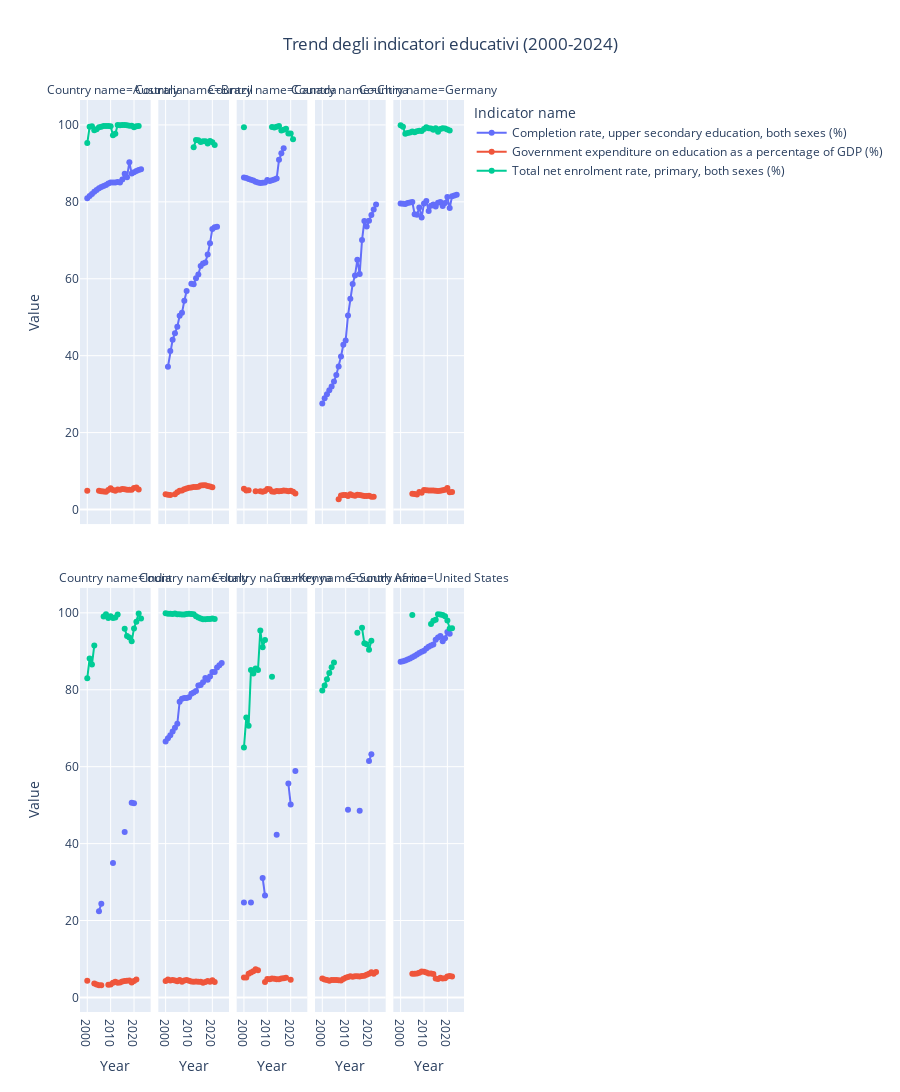

Notebook code cell kept with this figure:
### Code cell
# Creo una Facet Grid per visualizzare i trend degli indicatori nel tempo per ogni Paese

fig = px.line(
    df_ed,
    x="Year",
    y="Value",
    color="Indicator name",
    facet_col="Country name",
    facet_col_wrap=5,
    markers=True,
    title="Trend degli indicatori educativi (2000-2024)",
)

fig.update_layout(
    title_x=0.5,
    height=1200)
fig.show()

### Figure 1 — Plotly figure (JSON) as saved in the notebook; plotly's stock layout.template omitted (floating-point values rounded to 4 significant figures)
{"data": [{"hovertemplate": "Indicator name=Completion rate, upper secondary education, both sexes (%)<br>Country name=Australia<br>Year=%{x}<br>Value=%{y}<extra></extra>", "legendgroup": "Completion rate, upper secondary education, both sexes (%)", "line": {"color": "#636efa", "dash": "solid"}, "marker": {"symbol": "circle"}, "mode": "lines+markers", "name": "Completion rate, upper secondary education, both sexes (%)", "orientation": "v", "showlegend": true, "type": "scatter", "x": [2000, 2001, 2002, 2003, 2004, 2005, 2006, 2007, 2008, 2009, 2010, 2011, 2012, 2013, 2014, 2015, 2016, 2017, 2018, 2019, 2020, 2021, 2022, 2023, 2024], "xaxis": "x6", "y": [80.96, 81.49, 82.02, 82.6, 83.1, 83.52, 83.84, 84.09, 84.39, 84.8, 85.02, 85.03, 85.02, 85.19, 85.03, 85.79, 87.3, 86.41, 90.31, 87.34, 87.7, 88.01, 88.25, 88.49, null], "yaxis": "y6"}, {"hovertemplate": "Indicator name=Completion rate, upper secondary education, both sexes (%)<br>Country name=Brazil<br>Year=%{x}<br>Value=%{y}<extra></extra>", "legendgroup": "Completion rate, upper secondary education, both sexes (%)", "line": {"color": "#636efa", "dash": "solid"}, "marker": {"symbol": "circle"}, "mode": "lines+markers", "name": "Completion rate, upper secondary education, both sexes (%)", "orientation": "v", "showlegend": false, "type": "scatter", "x": [2000, 2001, 2002, 2003, 2004, 2005, 2006, 2007, 2008, 2009, 2010, 2011, 2012, 2013, 2014, 2015, 2016, 2017, 2018, 2019, 2020, 2021, 2022, 2023, 2024], "xaxis": "x7", "y": [null, 37.11, 41.19, 44.13, 45.85, 47.52, 50.4, 51.13, 54.28, 56.81, null, 58.72, 58.6, 60.11, 61.12, 63.31, 63.95, 64.25, 66.28, 69.26, 72.96, 73.37, 73.53, null, null], "yaxis": "y7"}, {"hovertemplate": "Indicator name=Completion rate, upper secondary education, both sexes (%)<br>Country name=Canada<br>Year=%{x}<br>Value=%{y}<extra></extra>", "legendgroup": "Completion rate, upper secondary education, both sexes (%)", "line": {"color": "#636efa", "dash": "solid"}, "marker": {"symbol": "circle"}, "mode": "lines+markers", "name": "Completion rate, upper secondary education, both sexes (%)", "orientation": "v", "showlegend": false, "type": "scatter", "x": [2000, 2001, 2002, 2003, 2004, 2005, 2006, 2007, 2008, 2009, 2010, 2011, 2012, 2013, 2014, 2015, 2016, 2017, 2018, 2019, 2020, 2021, 2022, 2023, 2024], "xaxis": "x8", "y": [86.36, 86.18, 85.92, 85.74, 85.54, 85.23, 85.04, 84.92, 84.96, 85.03, 85.7, 85.44, 85.63, 85.79, 86.05, 90.93, 92.66, 93.95, null, null, null, null, null, null, null], "yaxis": "y8"}, {"hovertemplate": "Indicator name=Completion rate, upper secondary education, both sexes (%)<br>Country name=China<br>Year=%{x}<br>Value=%{y}<extra></extra>", "legendgroup": "Completion rate, upper secondary education, both sexes (%)", "line": {"color": "#636efa", "dash": "solid"}, "marker": {"symbol": "circle"}, "mode": "lines+markers", "name": "Completion rate, upper secondary education, both sexes (%)", "orientation": "v", "showlegend": false, "type": "scatter", "x": [2000, 2001, 2002, 2003, 2004, 2005, 2006, 2007, 2008, 2009, 2010, 2011, 2012, 2013, 2014, 2015, 2016, 2017, 2018, 2019, 2020, 2021, 2022, 2023, 2024], "xaxis": "x9", "y": [27.54, 28.93, 29.96, 30.98, 31.96, 33.29, 34.96, 37.18, 39.77, 42.81, 43.97, 50.44, 54.77, 58.64, 60.87, 64.92, 61.23, 70.06, 74.99, 73.58, 75.08, 76.58, 77.98, 79.3, null], "yaxis": "y9"}, {"hovertemplate": "Indicator name=Completion rate, upper secondary education, both sexes (%)<br>Country name=Germany<br>Year=%{x}<br>Value=%{y}<extra></extra>", "legendgroup": "Completion rate, upper secondary education, both sexes (%)", "line": {"color": "#636efa", "dash": "solid"}, "marker": {"symbol": "circle"}, "mode": "lines+markers", "name": "Completion rate, upper secondary education, both sexes (%)", "orientation": "v", "showlegend": false, "type": "scatter", "x": [2000, 2001, 2002, 2003, 2004, 2005, 2006, 2007, 2008, 2009, 2010, 2011, 2012, 2013, 2014, 2015, 2016, 2017, 2018, 2019, 2020, 2021, 2022, 2023, 2024], "xaxis": "x10", "y": [79.56, 79.49, 79.47, 79.67, 79.86, 79.94, 76.77, 76.67, 78.56, 75.95, 79.56, 80.24, 77.6, 78.98, 79.28, 78.76, 79.77, 79.98, 78.95, 79.69, 81.28, 78.37, 81.45, 81.67, 81.84], "yaxis": "y10"}, {"hovertemplate": "Indicator name=Completion rate, upper secondary education, both sexes (%)<br>Country name=India<br>Year=%{x}<br>Value=%{y}<extra></extra>", "legendgroup": "Completion rate, upper secondary education, both sexes (%)", "line": {"color": "#636efa", "dash": "solid"}, "marker": {"symbol": "circle"}, "mode": "lines+markers", "name": "Completion rate, upper secondary education, both sexes (%)", "orientation": "v", "showlegend": false, "type": "scatter", "x": [2000, 2001, 2002, 2003, 2004, 2005, 2006, 2007, 2008, 2009, 2010, 2011, 2012, 2013, 2014, 2015, 2016, 2017, 2018, 2019, 2020, 2021, 2022, 2023, 2024], "xaxis": "x", "y": [null, null, null, null, null, 22.43, 24.36, null, null, null, null, 34.98, null, null, null, null, 43.03, null, null, 50.63, 50.5, null, null, null, null], "yaxis": "y"}, {"hovertemplate": "Indicator name=Completion rate, upper secondary education, both sexes (%)<br>Country name=Italy<br>Year=%{x}<br>Value=%{y}<extra></extra>", "legendgroup": "Completion rate, upper secondary education, both sexes (%)", "line": {"color": "#636efa", "dash": "solid"}, "marker": {"symbol": "circle"}, "mode": "lines+markers", "name": "Completion rate, upper secondary education, both sexes (%)", "orientation": "v", "showlegend": false, "type": "scatter", "x": [2000, 2001, 2002, 2003, 2004, 2005, 2006, 2007, 2008, 2009, 2010, 2011, 2012, 2013, 2014, 2015, 2016, 2017, 2018, 2019, 2020, 2021, 2022, 2023, 2024], "xaxis": "x2", "y": [66.55, 67.37, 68.2, 69.13, 70.14, 71.14, 76.88, 77.64, 77.85, 77.87, 78.03, 78.96, 79.27, 79.69, 81.13, 81.25, 81.98, 83.07, 82.59, 83.43, 84.61, 84.62, 85.78, 86.38, 86.94], "yaxis": "y2"}, {"hovertemplate": "Indicator name=Completion rate, upper secondary education, both sexes (%)<br>Country name=Kenya<br>Year=%{x}<br>Value=%{y}<extra></extra>", "legendgroup": "Completion rate, upper secondary education, both sexes (%)", "line": {"color": "#636efa", "dash": "solid"}, "marker": {"symbol": "circle"}, "mode": "lines+markers", "name": "Completion rate, upper secondary education, both sexes (%)", "orientation": "v", "showlegend": false, "type": "scatter", "x": [2000, 2001, 2002, 2003, 2004, 2005, 2006, 2007, 2008, 2009, 2010, 2011, 2012, 2013, 2014, 2015, 2016, 2017, 2018, 2019, 2020, 2021, 2022, 2023, 2024], "xaxis": "x3", "y": [24.66, null, null, 24.7, null, null, null, null, 31.07, 26.53, null, null, null, null, 42.32, null, null, null, null, 55.61, 50.17, null, 58.86, null, null], "yaxis": "y3"}, {"hovertemplate": "Indicator name=Completion rate, upper secondary education, both sexes (%)<br>Country name=South Africa<br>Year=%{x}<br>Value=%{y}<extra></extra>", "legendgroup": "Completion rate, upper secondary education, both sexes (%)", "line": {"color": "#636efa", "dash": "solid"}, "marker": {"symbol": "circle"}, "mode": "lines+markers", "name": "Completion rate, upper secondary education, both sexes (%)", "orientation": "v", "showlegend": false, "type": "scatter", "x": [2000, 2001, 2002, 2003, 2004, 2005, 2006, 2007, 2008, 2009, 2010, 2011, 2012, 2013, 2014, 2015, 2016, 2017, 2018, 2019, 2020, 2021, 2022, 2023, 2024], "xaxis": "x4", "y": [null, null, null, null, null, null, null, null, null, null, null, 48.79, null, null, null, null, 48.52, null, null, null, 61.46, 63.21, null, null, null], "yaxis": "y4"}, {"hovertemplate": "Indicator name=Completion rate, upper secondary education, both sexes (%)<br>Country name=United States<br>Year=%{x}<br>Value=%{y}<extra></extra>", "legendgroup": "Completion rate, upper secondary education, both sexes (%)", "line": {"color": "#636efa", "dash": "solid"}, "marker": {"symbol": "circle"}, "mode": "lines+markers", "name": "Completion rate, upper secondary education, both sexes (%)", "orientation": "v", "showlegend": false, "type": "scatter", "x": [2000, 2001, 2002, 2003, 2004, 2005, 2006, 2007, 2008, 2009, 2010, 2011, 2012, 2013, 2014, 2015, 2016, 2017, 2018, 2019, 2020, 2021, 2022, 2023, 2024], "xaxis": "x5", "y": [87.26, 87.44, 87.62, 87.86, 88.13, 88.46, 88.78, 89.18, 89.55, 89.9, 90.12, 90.76, 91.16, 91.53, 91.78, 92.99, 93.59, 93.96, 92.64, 93.4, 95.04, 94.58, null, null, null], "yaxis": "y5"}, {"hovertemplate": "Indicator name=Government expenditure on education as a percentage of GDP (%)<br>Country name=Australia<br>Year=%{x}<br>Value=%{y}<extra></extra>", "legendgroup": "Government expenditure on education as a percentage of GDP (%)", "line": {"color": "#EF553B", "dash": "solid"}, "marker": {"symbol": "circle"}, "mode": "lines+markers", "name": "Government expenditure on education as a percentage of GDP (%)", "orientation": "v", "showlegend": true, "type": "scatter", "x": [2000, 2001, 2002, 2003, 2004, 2005, 2006, 2007, 2008, 2009, 2010, 2011, 2012, 2013, 2014, 2015, 2016, 2017, 2018, 2019, 2020, 2021, 2022, 2023, 2024], "xaxis": "x6", "y": [4.884, null, null, null, null, 4.897, 4.738, 4.654, 4.631, 5.081, 5.538, 5.068, 4.867, 5.229, 5.165, 5.316, 5.287, 5.138, 5.124, 5.134, 5.608, 5.73, 5.207, null, null], "yaxis": "y6"}, {"hovertemplate": "Indicator name=Government expenditure on education as a percentage of GDP (%)<br>Country name=Brazil<br>Year=%{x}<br>Value=%{y}<extra></extra>", "legendgroup": "Government expenditure on education as a percentage of GDP (%)", "line": {"color": "#EF553B", "dash": "solid"}, "marker": {"symbol": "circle"}, "mode": "lines+markers", "name": "Government expenditure on education as a percentage of GDP (%)", "orientation": "v", "showlegend": false, "type": "scatter", "x": [2000, 2001, 2002, 2003, 2004, 2005, 2006, 2007, 2008, 2009, 2010, 2011, 2012, 2013, 2014, 2015, 2016, 2017, 2018, 2019, 2020, 2021, 2022, 2023, 2024], "xaxis": "x7", "y": [3.949, 3.845, 3.75, null, 3.974, 4.479, 4.871, 4.974, 5.269, 5.464, 5.649, 5.737, 5.855, 5.839, 5.948, 6.241, 6.314, 6.32, 6.089, 5.963, 5.772, null, null, null, null], "yaxis": "y7"}, {"hovertemplate": "Indicator name=Government expenditure on education as a percentage of GDP (%)<br>Country name=Canada<br>Year=%{x}<br>Value=%{y}<extra></extra>", "legendgroup": "Government expenditure on education as a percentage of GDP (%)", "line": {"color": "#EF553B", "dash": "solid"}, "marker": {"symbol": "circle"}, "mode": "lines+markers", "name": "Government expenditure on education as a percentage of GDP (%)", "orientation": "v", "showlegend": false, "type": "scatter", "x": [2000, 2001, 2002, 2003, 2004, 2005, 2006, 2007, 2008, 2009, 2010, 2011, 2012, 2013, 2014, 2015, 2016, 2017, 2018, 2019, 2020, 2021, 2022, 2023, 2024], "xaxis": "x8", "y": [5.423, 4.953, 4.993, null, null, 4.766, null, 4.766, 4.626, 4.841, 5.356, 5.262, 4.693, 4.589, 4.844, 4.739, 4.816, 4.96, 4.889, 4.773, 4.888, 4.594, 4.14, null, null], "yaxis": "y8"}, {"hovertemplate": "Indicator name=Government expenditure on education as a percentage of GDP (%)<br>Country name=China<br>Year=%{x}<br>Value=%{y}<extra></extra>", "legendgroup": "Government expenditure on education as a percentage of GDP (%)", "line": {"color": "#EF553B", "dash": "solid"}, "marker": {"symbol": "circle"}, "mode": "lines+markers", "name": "Government expenditure on education as a percentage of GDP (%)", "orientation": "v", "showlegend": false, "type": "scatter", "x": [2000, 2001, 2002, 2003, 2004, 2005, 2006, 2007, 2008, 2009, 2010, 2011, 2012, 2013, 2014, 2015, 2016, 2017, 2018, 2019, 2020, 2021, 2022, 2023, 2024], "xaxis": "x9", "y": [null, null, null, null, null, null, null, 2.701, 3.632, 3.752, 3.755, 3.522, 3.944, 3.71, 3.58, 3.814, 3.761, 3.624, 3.542, 3.541, 3.573, 3.298, 3.298, null, null], "yaxis": "y9"}, {"hovertemplate": "Indicator name=Government expenditure on education as a percentage of GDP (%)<br>Country name=Germany<br>Year=%{x}<br>Value=%{y}<extra></extra>", "legendgroup": "Government expenditure on education as a percentage of GDP (%)", "line": {"color": "#EF553B", "dash": "solid"}, "marker": {"symbol": "circle"}, "mode": "lines+markers", "name": "Government expenditure on education as a percentage of GDP (%)", "orientation": "v", "showlegend": false, "type": "scatter", "x": [2000, 2001, 2002, 2003, 2004, 2005, 2006, 2007, 2008, 2009, 2010, 2011, 2012, 2013, 2014, 2015, 2016, 2017, 2018, 2019, 2020, 2021, 2022, 2023, 2024], "xaxis": "x10", "y": [null, null, null, null, null, 4.107, 4.025, 3.92, 4.549, 4.34, 5.096, 4.984, 4.928, 4.935, 4.921, 4.855, 4.839, 4.872, 4.979, 5.117, 5.588, 4.51, 4.544, null, null], "yaxis": "y10"}, {"hovertemplate": "Indicator name=Government expenditure on education as a percentage of GDP (%)<br>Country name=India<br>Year=%{x}<br>Value=%{y}<extra></extra>", "legendgroup": "Government expenditure on education as a percentage of GDP (%)", "line": {"color": "#EF553B", "dash": "solid"}, "marker": {"symbol": "circle"}, "mode": "lines+markers", "name": "Government expenditure on education as a percentage of GDP (%)", "orientation": "v", "showlegend": false, "type": "scatter", "x": [2000, 2001, 2002, 2003, 2004, 2005, 2006, 2007, 2008, 2009, 2010, 2011, 2012, 2013, 2014, 2015, 2016, 2017, 2018, 2019, 2020, 2021, 2022, 2023, 2024], "xaxis": "x", "y": [4.325, null, null, 3.613, 3.353, 3.189, 3.143, null, null, 3.278, 3.378, 3.796, 4.085, 3.845, 3.899, 4.115, 4.257, 4.306, 4.377, 3.897, 4.293, 4.635, null, null, null], "yaxis": "y"}, {"hovertemplate": "Indicator name=Government expenditure on education as a percentage of GDP (%)<br>Country name=Italy<br>Year=%{x}<br>Value=%{y}<extra></extra>", "legendgroup": "Government expenditure on education as a percentage of GDP (%)", "line": {"color": "#EF553B", "dash": "solid"}, "marker": {"symbol": "circle"}, "mode": "lines+markers", "name": "Government expenditure on education as a percentage of GDP (%)", "orientation": "v", "showlegend": false, "type": "scatter", "x": [2000, 2001, 2002, 2003, 2004, 2005, 2006, 2007, 2008, 2009, 2010, 2011, 2012, 2013, 2014, 2015, 2016, 2017, 2018, 2019, 2020, 2021, 2022, 2023, 2024], "xaxis": "x2", "y": [4.291, 4.65, 4.432, 4.542, 4.385, 4.238, 4.525, 4.105, 4.388, 4.524, 4.334, 4.116, 4.056, 4.144, 4.061, 4.074, 3.816, 4.045, 4.256, 4.095, 4.442, 4.02, null, null, null], "yaxis": "y2"}, {"hovertemplate": "Indicator name=Government expenditure on education as a percentage of GDP (%)<br>Country name=Kenya<br>Year=%{x}<br>Value=%{y}<extra></extra>", "legendgroup": "Government expenditure on education as a percentage of GDP (%)", "line": {"color": "#EF553B", "dash": "solid"}, "marker": {"symbol": "circle"}, "mode": "lines+markers", "name": "Government expenditure on education as a percentage of GDP (%)", "orientation": "v", "showlegend": false, "type": "scatter", "x": [2000, 2001, 2002, 2003, 2004, 2005, 2006, 2007, 2008, 2009, 2010, 2011, 2012, 2013, 2014, 2015, 2016, 2017, 2018, 2019, 2020, 2021, 2022, 2023, 2024], "xaxis": "x3", "y": [5.187, 5.206, 6.172, 6.494, 6.797, 7.336, 7.05, null, null, 4.02, 4.815, 4.7, 4.931, 4.837, 4.717, 4.744, 4.895, 4.963, 5.108, null, 4.628, null, null, null, null], "yaxis": "y3"}, {"hovertemplate": "Indicator name=Government expenditure on education as a percentage of GDP (%)<br>Country name=South Africa<br>Year=%{x}<br>Value=%{y}<extra></extra>", "legendgroup": "Government expenditure on education as a percentage of GDP (%)", "line": {"color": "#EF553B", "dash": "solid"}, "marker": {"symbol": "circle"}, "mode": "lines+markers", "name": "Government expenditure on education as a percentage of GDP (%)", "orientation": "v", "showlegend": false, "type": "scatter", "x": [2000, 2001, 2002, 2003, 2004, 2005, 2006, 2007, 2008, 2009, 2010, 2011, 2012, 2013, 2014, 2015, 2016, 2017, 2018, 2019, 2020, 2021, 2022, 2023, 2024], "xaxis": "x4", "y": [4.909, 4.636, 4.546, 4.352, 4.509, 4.524, 4.527, 4.447, 4.374, 4.761, 5.135, 5.289, 5.523, 5.351, 5.49, 5.483, 5.444, 5.599, 5.644, 5.928, 6.183, 6.562, 6.183, 6.604, null], "yaxis": "y4"}, {"hovertemplate": "Indicator name=Government expenditure on education as a percentage of GDP (%)<br>Country name=United States<br>Year=%{x}<br>Value=%{y}<extra></extra>", "legendgroup": "Government expenditure on education as a percentage of GDP (%)", "line": {"color": "#EF553B", "dash": "solid"}, "marker": {"symbol": "circle"}, "mode": "lines+markers", "name": "Government expenditure on education as a percentage of GDP (%)", "orientation": "v", "showlegend": false, "type": "scatter", "x": [2000, 2001, 2002, 2003, 2004, 2005, 2006, 2007, 2008, 2009, 2010, 2011, 2012, 2013, 2014, 2015, 2016, 2017, 2018, 2019, 2020, 2021, 2022, 2023, 2024], "xaxis": "x5", "y": [null, null, null, null, null, 6.171, 6.164, 6.24, 6.44, 6.74, 6.69, 6.5, 6.25, 6.21, 6.1, 4.947, 4.807, 5.123, 4.929, 4.987, 5.435, 5.59, 5.44, null, null], "yaxis": "y5"}, {"hovertemplate": "Indicator name=Total net enrolment rate, primary, both sexes (%)<br>Country name=Australia<br>Year=%{x}<br>Value=%{y}<extra></extra>", "legendgroup": "Total net enrolment rate, primary, both sexes (%)", "line": {"color": "#00cc96", "dash": "solid"}, "marker": {"symbol": "circle"}, "mode": "lines+markers", "name": "Total net enrolment rate, primary, both sexes (%)", "orientation": "v", "showlegend": true, "type": "scatter", "x": [2000, 2001, 2002, 2003, 2004, 2005, 2006, 2007, 2008, 2009, 2010, 2011, 2012, 2013, 2014, 2015, 2016, 2017, 2018, 2019, 2020, 2021, 2022, 2023, 2024], "xaxis": "x6", "y": [95.29, 99.52, 99.67, 98.62, 98.88, 99.43, 99.52, 99.74, 99.7, 99.7, 99.68, 97.29, 97.7, 99.95, 99.93, 99.97, 99.99, 99.94, 99.81, 99.79, 99.42, 99.63, 99.7, null, null], "yaxis": "y6"}, {"hovertemplate": "Indicator name=Total net enrolment rate, primary, both sexes (%)<br>Country name=Brazil<br>Year=%{x}<br>Value=%{y}<extra></extra>", "legendgroup": "Total net enrolment rate, primary, both sexes (%)", "line": {"color": "#00cc96", "dash": "solid"}, "marker": {"symbol": "circle"}, "mode": "lines+markers", "name": "Total net enrolment rate, primary, both sexes (%)", "orientation": "v", "showlegend": false, "type": "scatter", "x": [2000, 2001, 2002, 2003, 2004, 2005, 2006, 2007, 2008, 2009, 2010, 2011, 2012, 2013, 2014, 2015, 2016, 2017, 2018, 2019, 2020, 2021, 2022, 2023, 2024], "xaxis": "x7", "y": [null, null, null, null, null, null, null, null, null, null, null, null, 94.18, 96.05, 96.02, 95.59, 95.74, 95.78, 95.17, 95.81, 95.48, 94.77, null, null, null], "yaxis": "y7"}, {"hovertemplate": "Indicator name=Total net enrolment rate, primary, both sexes (%)<br>Country name=Canada<br>Year=%{x}<br>Value=%{y}<extra></extra>", "legendgroup": "Total net enrolment rate, primary, both sexes (%)", "line": {"color": "#00cc96", "dash": "solid"}, "marker": {"symbol": "circle"}, "mode": "lines+markers", "name": "Total net enrolment rate, primary, both sexes (%)", "orientation": "v", "showlegend": false, "type": "scatter", "x": [2000, 2001, 2002, 2003, 2004, 2005, 2006, 2007, 2008, 2009, 2010, 2011, 2012, 2013, 2014, 2015, 2016, 2017, 2018, 2019, 2020, 2021, 2022, 2023, 2024], "xaxis": "x8", "y": [99.41, null, null, null, null, null, null, null, null, null, null, null, 99.44, 99.35, 99.5, 99.71, 98.55, 98.77, 99.02, 97.79, 97.74, 96.29, null, null, null], "yaxis": "y8"}, {"hovertemplate": "Indicator name=Total net enrolment rate, primary, both sexes (%)<br>Country name=China<br>Year=%{x}<br>Value=%{y}<extra></extra>", "legendgroup": "Total net enrolment rate, primary, both sexes (%)", "line": {"color": "#00cc96", "dash": "solid"}, "marker": {"symbol": "circle"}, "mode": "lines+markers", "name": "Total net enrolment rate, primary, both sexes (%)", "orientation": "v", "showlegend": false, "type": "scatter", "x": [2000, 2001, 2002, 2003, 2004, 2005, 2006, 2007, 2008, 2009, 2010, 2011, 2012, 2013, 2014, 2015, 2016, 2017, 2018, 2019, 2020, 2021, 2022, 2023, 2024], "xaxis": "x9", "y": [null, null, null, null, null, null, null, null, null, null, null, null, null, null, null, null, null, null, null, null, null, null, null, null, null], "yaxis": "y9"}, {"hovertemplate": "Indicator name=Total net enrolment rate, primary, both sexes (%)<br>Country name=Germany<br>Year=%{x}<br>Value=%{y}<extra></extra>", "legendgroup": "Total net enrolment rate, primary, both sexes (%)", "line": {"color": "#00cc96", "dash": "solid"}, "marker": {"symbol": "circle"}, "mode": "lines+markers", "name": "Total net enrolment rate, primary, both sexes (%)", "orientation": "v", "showlegend": false, "type": "scatter", "x": [2000, 2001, 2002, 2003, 2004, 2005, 2006, 2007, 2008, 2009, 2010, 2011, 2012, 2013, 2014, 2015, 2016, 2017, 2018, 2019, 2020, 2021, 2022, 2023, 2024], "xaxis": "x10", "y": [99.91, 99.51, 97.72, 97.87, 98.02, 98.28, 98.08, 98.38, 98.48, 98.4, 98.92, 99.4, 99.11, 99.09, 98.77, 99.14, 98.25, 98.92, 99.13, 99.04, 98.81, 98.54, null, null, null], "yaxis": "y10"}, {"hovertemplate": "Indicator name=Total net enrolment rate, primary, both sexes (%)<br>Country name=India<br>Year=%{x}<br>Value=%{y}<extra></extra>", "legendgroup": "Total net enrolment rate, primary, both sexes (%)", "line": {"color": "#00cc96", "dash": "solid"}, "marker": {"symbol": "circle"}, "mode": "lines+markers", "name": "Total net enrolment rate, primary, both sexes (%)", "orientation": "v", "showlegend": false, "type": "scatter", "x": [2000, 2001, 2002, 2003, 2004, 2005, 2006, 2007, 2008, 2009, 2010, 2011, 2012, 2013, 2014, 2015, 2016, 2017, 2018, 2019, 2020, 2021, 2022, 2023, 2024], "xaxis": "x", "y": [83.01, 88.14, 86.56, 91.51, null, null, null, 99.08, 99.61, 98.68, 99.14, 98.68, 98.77, 99.57, null, null, 95.89, 93.97, 93.62, 92.63, 95.94, 97.69, 99.85, 98.53, null], "yaxis": "y"}, {"hovertemplate": "Indicator name=Total net enrolment rate, primary, both sexes (%)<br>Country name=Italy<br>Year=%{x}<br>Value=%{y}<extra></extra>", "legendgroup": "Total net enrolment rate, primary, both sexes (%)", "line": {"color": "#00cc96", "dash": "solid"}, "marker": {"symbol": "circle"}, "mode": "lines+markers", "name": "Total net enrolment rate, primary, both sexes (%)", "orientation": "v", "showlegend": false, "type": "scatter", "x": [2000, 2001, 2002, 2003, 2004, 2005, 2006, 2007, 2008, 2009, 2010, 2011, 2012, 2013, 2014, 2015, 2016, 2017, 2018, 2019, 2020, 2021, 2022, 2023, 2024], "xaxis": "x2", "y": [99.86, 99.78, 99.79, 99.72, 99.81, 99.63, 99.62, 99.59, 99.58, 99.7, 99.78, 99.71, 99.66, 99.11, 98.77, 98.5, 98.33, 98.36, 98.43, 98.4, 98.52, 98.4, null, null, null], "yaxis": "y2"}, {"hovertemplate": "Indicator name=Total net enrolment rate, primary, both sexes (%)<br>Country name=Kenya<br>Year=%{x}<br>Value=%{y}<extra></extra>", "legendgroup": "Total net enrolment rate, primary, both sexes (%)", "line": {"color": "#00cc96", "dash": "solid"}, "marker": {"symbol": "circle"}, "mode": "lines+markers", "name": "Total net enrolment rate, primary, both sexes (%)", "orientation": "v", "showlegend": false, "type": "scatter", "x": [2000, 2001, 2002, 2003, 2004, 2005, 2006, 2007, 2008, 2009, 2010, 2011, 2012, 2013, 2014, 2015, 2016, 2017, 2018, 2019, 2020, 2021, 2022, 2023, 2024], "xaxis": "x3", "y": [64.96, 72.81, 70.67, 85.14, 84.26, 85.53, 85.11, 95.4, 91.06, 92.91, null, null, 83.38, null, null, null, null, null, null, null, null, null, null, null, null], "yaxis": "y3"}, {"hovertemplate": "Indicator name=Total net enrolment rate, primary, both sexes (%)<br>Country name=South Africa<br>Year=%{x}<br>Value=%{y}<extra></extra>", "legendgroup": "Total net enrolment rate, primary, both sexes (%)", "line": {"color": "#00cc96", "dash": "solid"}, "marker": {"symbol": "circle"}, "mode": "lines+markers", "name": "Total net enrolment rate, primary, both sexes (%)", "orientation": "v", "showlegend": false, "type": "scatter", "x": [2000, 2001, 2002, 2003, 2004, 2005, 2006, 2007, 2008, 2009, 2010, 2011, 2012, 2013, 2014, 2015, 2016, 2017, 2018, 2019, 2020, 2021, 2022, 2023, 2024], "xaxis": "x4", "y": [79.78, 81.09, 82.73, 84.38, 85.84, 87.07, null, null, null, null, null, null, null, null, null, 94.79, null, 96.11, 92.07, 91.83, 90.43, 92.76, null, null, null], "yaxis": "y4"}, {"hovertemplate": "Indicator name=Total net enrolment rate, primary, both sexes (%)<br>Country name=United States<br>Year=%{x}<br>Value=%{y}<extra></extra>", "legendgroup": "Total net enrolment rate, primary, both sexes (%)", "line": {"color": "#00cc96", "dash": "solid"}, "marker": {"symbol": "circle"}, "mode": "lines+markers", "name": "Total net enrolment rate, primary, both sexes (%)", "orientation": "v", "showlegend": false, "type": "scatter", "x": [2000, 2001, 2002, 2003, 2004, 2005, 2006, 2007, 2008, 2009, 2010, 2011, 2012, 2013, 2014, 2015, 2016, 2017, 2018, 2019, 2020, 2021, 2022, 2023, 2024], "xaxis": "x5", "y": [null, null, null, null, null, 99.43, null, null, null, null, null, null, null, 97.1, 97.97, 98.19, 99.64, 99.58, 99.43, 99.08, 97.99, 95.9, 96.02, null, null], "yaxis": "y5"}], "layout": {"annotations": [{"font": {}, "showarrow": false, "text": "Country name=India", "x": 0.092, "xanchor": "center", "xref": "paper", "y": 0.465, "yanchor": "bottom", "yref": "paper"}, {"font": {}, "showarrow": false, "text": "Country name=Italy", "x": 0.296, "xanchor": "center", "xref": "paper", "y": 0.465, "yanchor": "bottom", "yref": "paper"}, {"font": {}, "showarrow": false, "text": "Country name=Kenya", "x": 0.5, "xanchor": "center", "xref": "paper", "y": 0.465, "yanchor": "bottom", "yref": "paper"}, {"font": {}, "showarrow": false, "text": "Country name=South Africa", "x": 0.704, "xanchor": "center", "xref": "paper", "y": 0.465, "yanchor": "bottom", "yref": "paper"}, {"font": {}, "showarrow": false, "text": "Country name=United States", "x": 0.908, "xanchor": "center", "xref": "paper", "y": 0.465, "yanchor": "bottom", "yref": "paper"}, {"font": {}, "showarrow": false, "text": "Country name=Australia", "x": 0.092, "xanchor": "center", "xref": "paper", "y": 1.0, "yanchor": "bottom", "yref": "paper"}, {"font": {}, "showarrow": false, "text": "Country name=Brazil", "x": 0.296, "xanchor": "center", "xref": "paper", "y": 1.0, "yanchor": "bottom", "yref": "paper"}, {"font": {}, "showarrow": false, "text": "Country name=Canada", "x": 0.5, "xanchor": "center", "xref": "paper", "y": 1.0, "yanchor": "bottom", "yref": "paper"}, {"font": {}, "showarrow": false, "text": "Country name=China", "x": 0.704, "xanchor": "center", "xref": "paper", "y": 1.0, "yanchor": "bottom", "yref": "paper"}, {"font": {}, "showarrow": false, "text": "Country name=Germany", "x": 0.908, "xanchor": "center", "xref": "paper", "y": 1.0, "yanchor": "bottom", "yref": "paper"}], "height": 1200, "legend": {"title": {"text": "Indicator name"}, "tracegroupgap": 0}, "title": {"text": "Trend degli indicatori educativi (2000-2024)", "x": 0.5}, "xaxis": {"anchor": "y", "domain": [0, 0.184], "title": {"text": "Year"}}, "xaxis10": {"anchor": "y10", "domain": [0.816, 1], "matches": "x", "showticklabels": false}, "xaxis2": {"anchor": "y2", "domain": [0.204, 0.388], "matches": "x", "title": {"text": "Year"}}, "xaxis3": {"anchor": "y3", "domain": [0.408, 0.592], "matches": "x", "title": {"text": "Year"}}, "xaxis4": {"anchor": "y4", "domain": [0.612, 0.796], "matches": "x", "title": {"text": "Year"}}, "xaxis5": {"anchor": "y5", "domain": [0.816, 1], "matches": "x", "title": {"text": "Year"}}, "xaxis6": {"anchor": "y6", "domain": [0, 0.184], "matches": "x", "showticklabels": false}, "xaxis7": {"anchor": "y7", "domain": [0.204, 0.388], "matches": "x", "showticklabels": false}, "xaxis8": {"anchor": "y8", "domain": [0.408, 0.592], "matches": "x", "showticklabels": false}, "xaxis9": {"anchor": "y9", "domain": [0.612, 0.796], "matches": "x", "showticklabels": false}, "yaxis": {"anchor": "x", "domain": [0, 0.465], "title": {"text": "Value"}}, "yaxis10": {"anchor": "x10", "domain": [0.535, 1.0], "matches": "y", "showticklabels": false}, "yaxis2": {"anchor": "x2", "domain": [0, 0.465], "matches": "y", "showticklabels": false}, "yaxis3": {"anchor": "x3", "domain": [0, 0.465], "matches": "y", "showticklabels": false}, "yaxis4": {"anchor": "x4", "domain": [0, 0.465], "matches": "y", "showticklabels": false}, "yaxis5": {"anchor": "x5", "domain": [0, 0.465], "matches": "y", "showticklabels": false}, "yaxis6": {"anchor": "x6", "domain": [0.535, 1.0], "matches": "y", "title": {"text": "Value"}}, "yaxis7": {"anchor": "x7", "domain": [0.535, 1.0], "matches": "y", "showticklabels": false}, "yaxis8": {"anchor": "x8", "domain": [0.535, 1.0], "matches": "y", "showticklabels": false}, "yaxis9": {"anchor": "x9", "domain": [0.535, 1.0], "matches": "y", "showticklabels": false}}}
